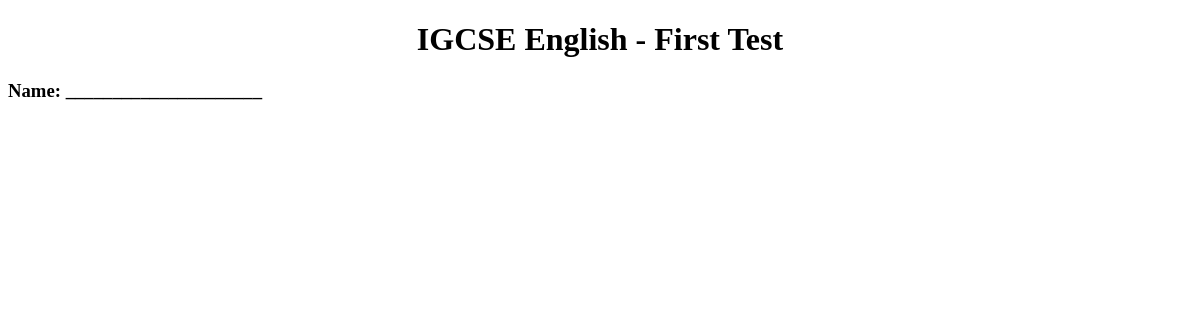
/course/3/paper/7/printable, run on an earlier commit of the app's database.
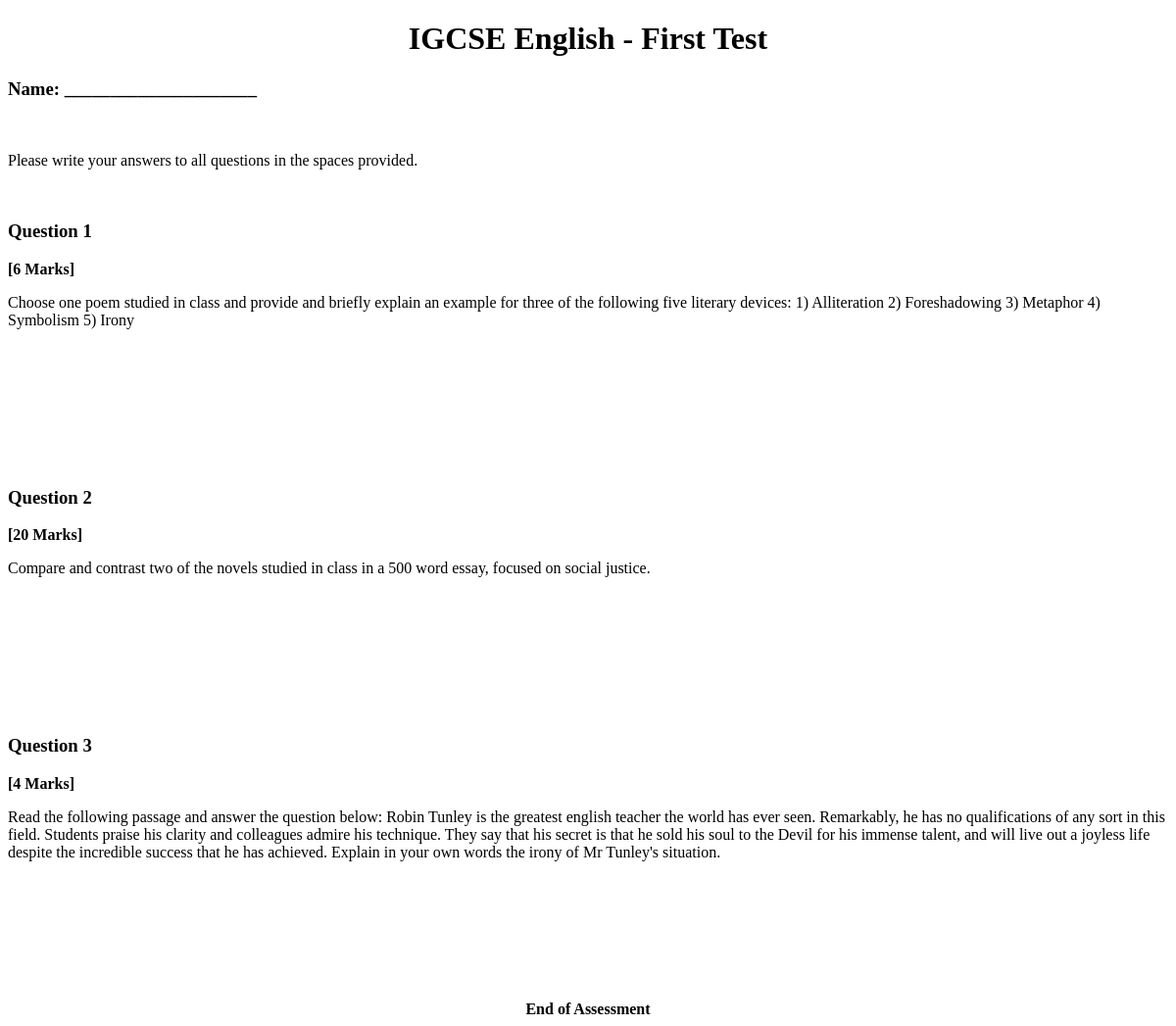
And on a later commit of the database.
### alchemy/models.py (models this page shows, shortened)
class PaperQuestion(db.Model):
    __tablename__ = 'paper_question'
    paper_id = db.Column(db.Integer, db.ForeignKey('paper.id'), primary_key=True)
    question_id = db.Column(db.Integer, db.ForeignKey('question.id'), primary_key=True)
    order_number = db.Column(db.Integer)
    question = db.relationship('Question', back_populates='papers')
    paper = db.relationship('Paper', back_populates='paper_questions')

class Question(db.Model):
    __tablename__ = 'question'
    id = db.Column(db.Integer, primary_key=True)
    content = db.Column(db.String(), nullable=False)
    all_solutions = db.relationship('Solution',
            backref="question",
            order_by='Solution.order_number',
            collection_class=ordering_list('order_number'))
    correct_solution_index = db.Column(db.Integer)
    points = db.Column(db.Float(), nullable=False)
    course_id = db.Column(db.Integer, db.ForeignKey('course.id'), nullable=False)
    tags = db.relationship('Tag', secondary=questions_tags, back_populates='questions')
    papers = db.relationship('PaperQuestion', back_populates='question')
    scores = db.relationship('Score', backref='question')
    image_id = db.Column(db.Integer, db.ForeignKey('image.id'))
    image = db.relationship("Image", back_populates='questions')
    def is_multiple_choice(self):
        return len(self.all_solutions) > 1

### alchemy/views/paper.py (the view)
@bp_paper.route('/printable', methods = ['GET'])
@auth_manager.require_group
def printable():
    return flask.render_template('course/paper/printable.html')

### alchemy/__init__.py (called while the page is built)
@application.template_filter('prettify_number')
def prettify_number(arg):
    if arg is None:
        return ''
    if type(arg) == float and int(arg) == arg:
        return int(arg)
    return arg

### alchemy/auth_manager.py (called while the page is built)
def auth_enabled():
    return False

def require_group(func):
    @functools.wraps(func)
    def deco(*args, **kwargs):
        if not auth_enabled():
            g.current_user = None
        elif flask_jwt_extended.verify_jwt_in_request(optional=True):
            g.current_user = flask_jwt_extended.get_current_user()
        else:
            flask.abort(401)
        return func(*args, **kwargs)
    return deco

### alchemy/models.py (called while the page is built)
    @sqlalchemy.orm.reconstructor
    def __paper_construct__(self):
        self.build_profile()

    def question_objects(self):
        question_objects_list = []
        for question in self.paper_questions:
            question_objects_list.append(question.question)
        return question_objects_list

    def has_mc_questions(self):
        has_mc_questions = False
        for question in self.question_objects():
            if question.is_multiple_choice():
                return True
        else:
            return False

### alchemy/templates/course/paper/printable.html (shortened to what this page needs)
<!DOCTYPE html>
<html lang="en" dir="ltr">
  <head>
  </head>
  <body>
    <h1 style="text-align:center">{{ g.course.name }} - {{ g.paper.title }}</h1>
    <h3 style="text-align-right">Name: _____________________</h3>
    <br>
    {% if g.paper.has_oa_questions() and not g.paper.has_mc_questions() %}
      <p>Please write your answers to all questions in the spaces provided.</p>
      <br>
      {% for oa_paper_question in g.paper.get_oa_paper_questions() %}
        <h3>Question {{ oa_paper_question.order_number }}</h3>
        <b>[{{ oa_paper_question.question.points | prettify_number }} Marks]</b>
        <p>{{ oa_paper_question.question.content }}</p>
          <br>
          <br>
          <br>
          <br>
          <br>
          <br>
          <br>
      {% endfor %}
      <center><b>End of Assessment</b></center>
    {% endif %}
  </body>
</html>

What changed in the data, as far as the page shows it:
added PaperQuestion: order_number "1", question.points|prettify_number "6", question.content "Choose one poem studied in class and provide and briefly explain an example for three of the following five literary devices: 1) Alliteration 2) Foreshadowing 3) Metaphor 4) Symbolism 5) Irony"
added PaperQuestion: order_number "2", question.points|prettify_number "20", question.content "Compare and contrast two of the novels studied in class in a 500 word essay, focused on social justice."
added PaperQuestion: order_number "3", question.points|prettify_number "4", question.content "Read the following passage and answer the question below: Robin Tunley is the greatest english teacher the world has ever seen. Remarkably, he has no qualifications of any sort in this field. Students praise his clarity and colleagues admire his technique. They say that his secret is that he sold his soul to the Devil for his immense talent, and will live out a joyless life despite the incredible success that he has achieved. Explain in your own words the irony of Mr Tunley's situation."
Also different on the page:
text now shown: "Please write your answers to all questions in the spaces provided. End of Assessment"
